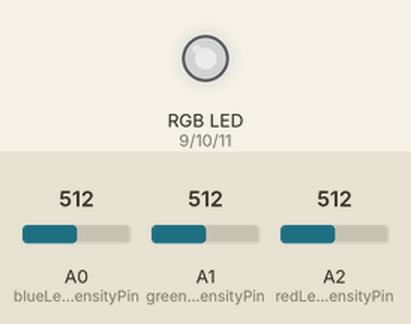
A sketch run on a simulated Arduino Uno, built with avr-gcc and run on an emulated ATmega328P. On the bench: an RGB LED mixed from three pins (HIGH = lit). The inputs (shaded band) are chosen by the test bench; at power-on: A0 (blueLedIntensityPin) = 512, A1 (greenLedIntensityPin) = 512, A2 (redLedIntensityPin) = 512. Dim RGB values are drawn brighter than linear.

Above: at 1.2 s.
1.3 s: A0 (blueLedIntensityPin) set to 716
At 2.4 s:
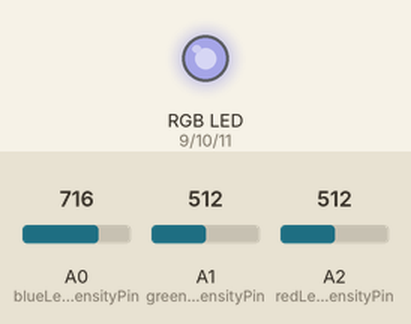
2.8 s: A1 (greenLedIntensityPin) set to 716
At 3.5 s:
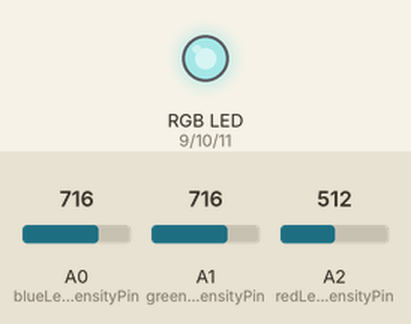
4.3 s: A2 (redLedIntensityPin) set to 716
At 4.7 s:
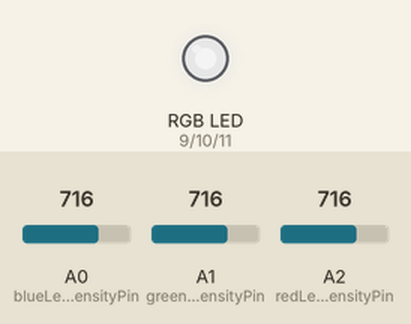
5.8 s: A0 (blueLedIntensityPin) set to 900
At 7.0 s:
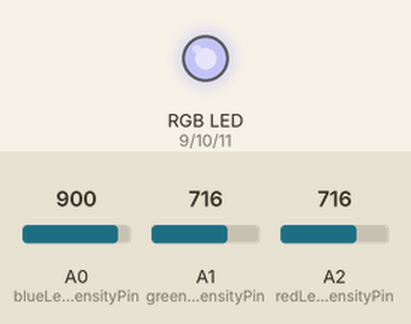
7.3 s: A1 (greenLedIntensityPin) set to 900
At 8.1 s:
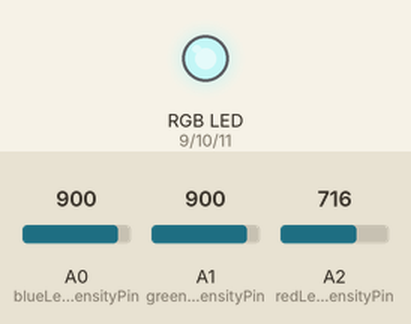
8.8 s: A2 (redLedIntensityPin) set to 900
At 9.3 s:
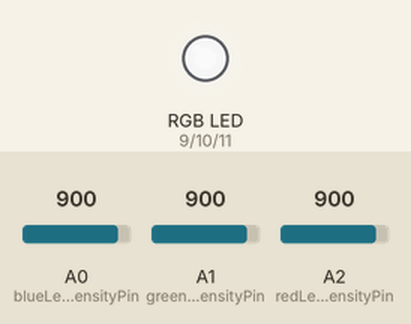
Timing chart, 0 to 11.3 s (numbered marks = the images above; inputs shaded):
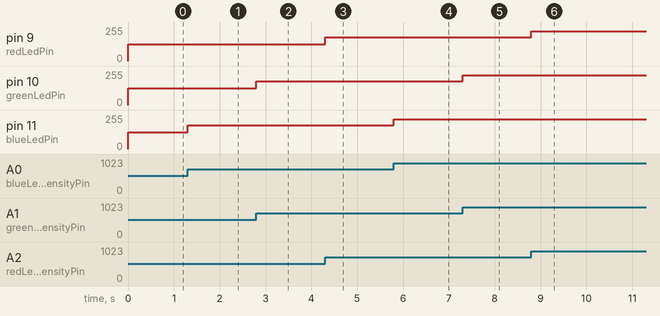

The sketch:

homework2.ino
```cpp
/*
Task: Use a separate potentiometer for controlling each color of the RGB LED: Red, Green, and Blue.
This control must leverage digital electronics.
Specifically, you need to read the potentiometer’s value with Arduino and then write a mapped value to the LED pins.

https://github.com/danitns/IntroductionToRobotics
*/

const int redLedPin = 9;
const int greenLedPin = 10;
const int blueLedPin = 11;

const int redLedIntensityPin = A2;
const int greenLedIntensityPin = A1;
const int blueLedIntensityPin = A0;

long redLedIntensityValueRaw = 0;
long greenLedIntensityValueRaw = 0;
long blueLedIntensityValueRaw = 0;

long redLedIntensityValueMapped = 0;
long greenLedIntensityValueMapped = 0;
long blueLedIntensityValueMapped = 0;

const long minPotValue = 0;
const long maxPotValue = 1023;
const long minAnalogWriteValue = 0;
const long maxAnalogWriteValue = 255;

void setup() {
  pinMode(redLedPin, OUTPUT);
  pinMode(blueLedPin, OUTPUT);
  pinMode(greenLedPin, OUTPUT);
}

void loop() {
  // read the values from the potentiometers
  redLedIntensityValueRaw = analogRead(redLedIntensityPin);
  greenLedIntensityValueRaw = analogRead(greenLedIntensityPin);
  blueLedIntensityValueRaw = analogRead(blueLedIntensityPin);

  // map the values from 0 - 1023 to 0 - 255
  redLedIntensityValueMapped = mapPotValueToAnalogValue(redLedIntensityValueRaw);
  greenLedIntensityValueMapped = mapPotValueToAnalogValue(greenLedIntensityValueRaw);
  blueLedIntensityValueMapped = mapPotValueToAnalogValue(blueLedIntensityValueRaw);

  analogWrite(redLedPin, redLedIntensityValueMapped);
  analogWrite(greenLedPin, greenLedIntensityValueMapped);
  analogWrite(blueLedPin, blueLedIntensityValueMapped);
}


long mapPotValueToAnalogValue(long rawValue) {
  return map(rawValue, minPotValue, maxPotValue, minAnalogWriteValue, maxAnalogWriteValue);
}
```

Measured:
- after the input at 1.3 s, pin 11 (blueLedPin): 127/255 → 178/255 at once
- after the input at 2.8 s, pin 10 (greenLedPin): 127/255 → 178/255 at once
- after the input at 4.3 s, pin 9 (redLedPin): 127/255 → 178/255 at once
- after the input at 5.8 s, pin 11 (blueLedPin): 178/255 → 224/255 at once
- after the input at 7.3 s, pin 10 (greenLedPin): 178/255 → 224/255 at once
- after the input at 8.8 s, pin 9 (redLedPin): 178/255 → 224/255 at once
